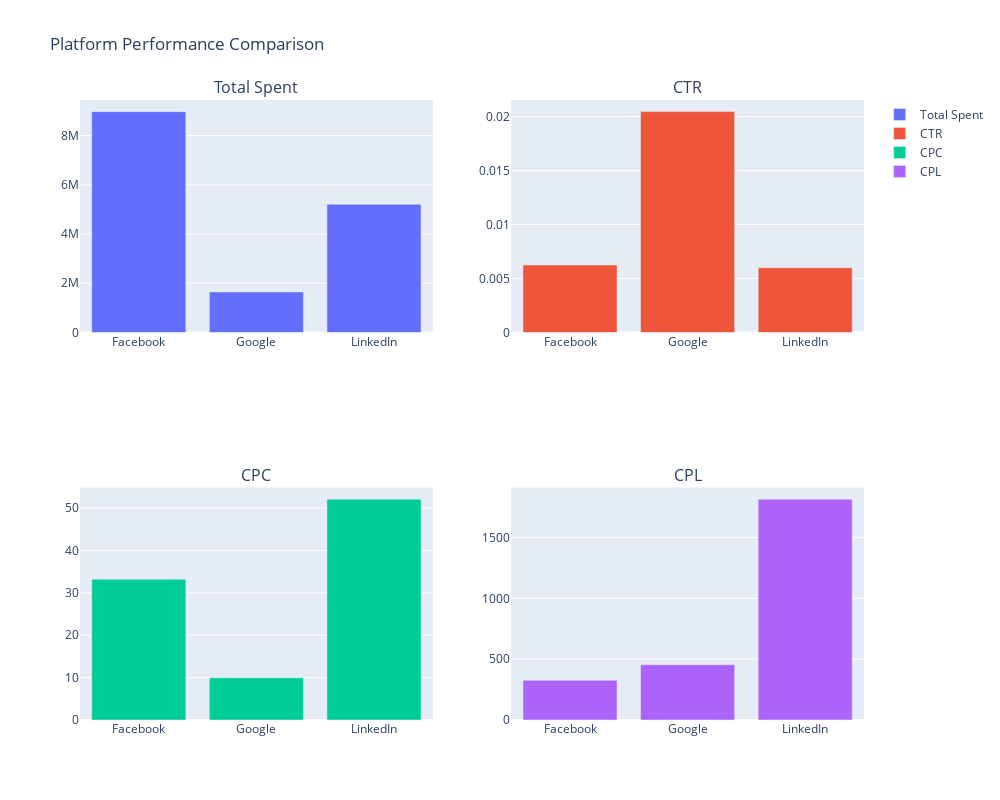
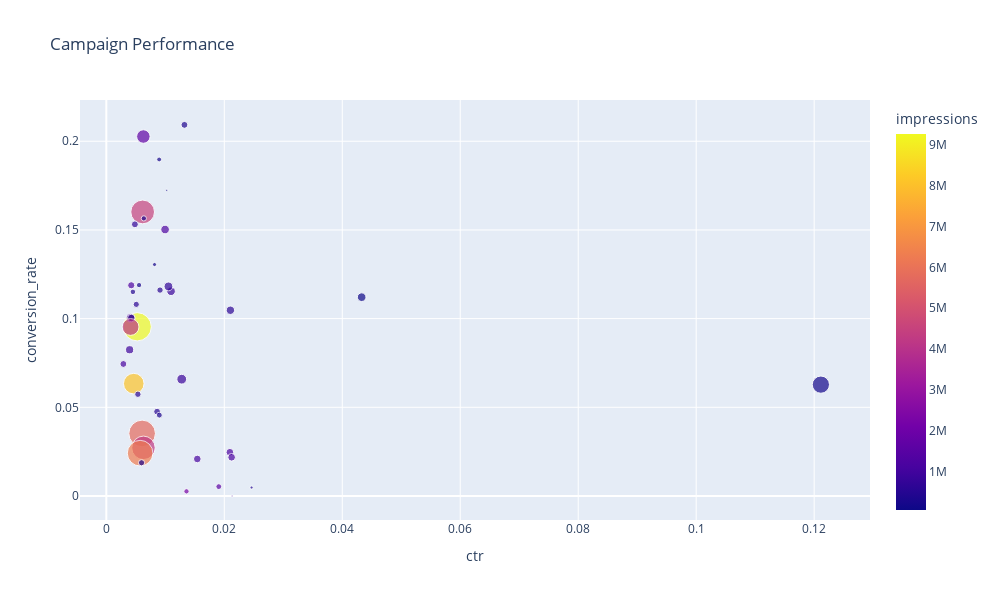
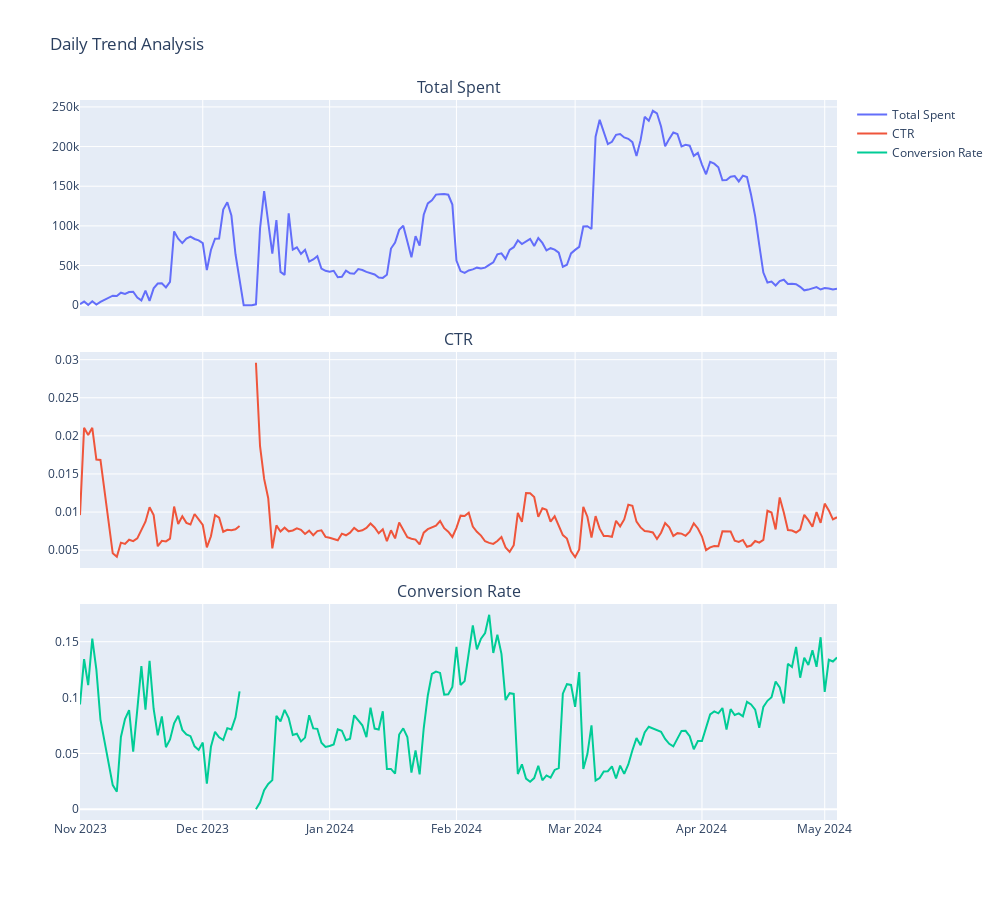

The cell these charts' notebook holds for them, in order:
### Code cell
import pandas as pd
import matplotlib.pyplot as plt
import seaborn as sns
import plotly.express as px
import plotly.graph_objects as go
from plotly.subplots import make_subplots

platform_metrics = df.groupby('platform').agg({
    'total_spent': 'sum',
    'impressions': 'sum',
    'clicks': 'sum',
    'leads': 'sum'
}).reset_index()

platform_metrics['cpc'] = platform_metrics['total_spent'] / platform_metrics['clicks']
platform_metrics['cpl'] = platform_metrics['total_spent'] / platform_metrics['leads']
platform_metrics['ctr'] = platform_metrics['clicks'] / platform_metrics['impressions']

fig = make_subplots(rows=2, cols=2, subplot_titles=('Total Spent', 'CTR', 'CPC', 'CPL'))

fig.add_trace(go.Bar(x=platform_metrics['platform'], y=platform_metrics['total_spent'], name='Total Spent'), row=1, col=1)
fig.add_trace(go.Bar(x=platform_metrics['platform'], y=platform_metrics['ctr'], name='CTR'), row=1, col=2)
fig.add_trace(go.Bar(x=platform_metrics['platform'], y=platform_metrics['cpc'], name='CPC'), row=2, col=1)
fig.add_trace(go.Bar(x=platform_metrics['platform'], y=platform_metrics['cpl'], name='CPL'), row=2, col=2)

fig.update_layout(height=800, width=1000, title_text="Platform Performance Comparison")
fig.write_html("platform_performance_comparison.html")
fig.show()

print("1. Platform Performance Comparison created.")

correlation_matrix = df[['total_spent', 'impressions', 'clicks', 'click_through_rate', 'leads']].corr()

plt.figure(figsize=(10, 8))
sns.heatmap(correlation_matrix, annot=True, cmap='coolwarm', vmin=-1, vmax=1)
plt.title('Correlation Heatmap')
plt.show()

print("2. Correlation Heatmap created.")

campaign_performance = df.groupby('campaign_name').agg({
    'total_spent': 'sum',
    'impressions': 'sum',
    'clicks': 'sum',
    'leads': 'sum'
}).reset_index()

campaign_performance['ctr'] = campaign_performance['clicks'] / campaign_performance['impressions']
campaign_performance['conversion_rate'] = campaign_performance['leads'] / campaign_performance['clicks']

fig = px.scatter(campaign_performance, x='ctr', y='conversion_rate', size='total_spent', 
                 color='impressions', hover_name='campaign_name',
                 title='Campaign Performance')

fig.update_layout(height=600, width=1000)
fig.write_html("campaign_performance_bubble_chart.html")
fig.show()

print("3. Campaign Performance Bubble Chart created.")

daily_metrics = df.groupby('dates').agg({
    'total_spent': 'sum',
    'impressions': 'sum',
    'clicks': 'sum',
    'leads': 'sum'
}).reset_index()

daily_metrics['ctr'] = daily_metrics['clicks'] / daily_metrics['impressions']
daily_metrics['conversion_rate'] = daily_metrics['leads'] / daily_metrics['clicks']

fig = make_subplots(rows=3, cols=1, shared_xaxes=True, vertical_spacing=0.05,
                    subplot_titles=('Total Spent', 'CTR', 'Conversion Rate'))

fig.add_trace(go.Scatter(x=daily_metrics['dates'], y=daily_metrics['total_spent'], mode='lines', name='Total Spent'), row=1, col=1)
fig.add_trace(go.Scatter(x=daily_metrics['dates'], y=daily_metrics['ctr'], mode='lines', name='CTR'), row=2, col=1)
fig.add_trace(go.Scatter(x=daily_metrics['dates'], y=daily_metrics['conversion_rate'], mode='lines', name='Conversion Rate'), row=3, col=1)

fig.update_layout(height=900, width=1000, title_text="Daily Trend Analysis")
fig.write_html("daily_trend_analysis.html")
fig.show()

print("4. Daily Trend Analysis created.")

### Figure 1 — Plotly figure (JSON) as saved in the notebook; plotly's stock layout.template omitted (floating-point values rounded to 4 significant figures)
{"data": [{"name": "Total Spent", "type": "bar", "x": ["Facebook", "Google", "LinkedIn"], "xaxis": "x", "y": [8971000.0, 1649000.0, 5205343], "yaxis": "y"}, {"name": "CTR", "type": "bar", "x": ["Facebook", "Google", "LinkedIn"], "xaxis": "x2", "y": [0.006254, 0.02046, 0.005999], "yaxis": "y2"}, {"name": "CPC", "type": "bar", "x": ["Facebook", "Google", "LinkedIn"], "xaxis": "x3", "y": [33.21, 9.956, 52.14], "yaxis": "y3"}, {"name": "CPL", "type": "bar", "x": ["Facebook", "Google", "LinkedIn"], "xaxis": "x4", "y": [325.8, 454.2, 1815.0], "yaxis": "y4"}], "layout": {"annotations": [{"font": {"size": 16}, "showarrow": false, "text": "Total Spent", "x": 0.225, "xanchor": "center", "xref": "paper", "y": 1, "yanchor": "bottom", "yref": "paper"}, {"font": {"size": 16}, "showarrow": false, "text": "CTR", "x": 0.775, "xanchor": "center", "xref": "paper", "y": 1, "yanchor": "bottom", "yref": "paper"}, {"font": {"size": 16}, "showarrow": false, "text": "CPC", "x": 0.225, "xanchor": "center", "xref": "paper", "y": 0.375, "yanchor": "bottom", "yref": "paper"}, {"font": {"size": 16}, "showarrow": false, "text": "CPL", "x": 0.775, "xanchor": "center", "xref": "paper", "y": 0.375, "yanchor": "bottom", "yref": "paper"}], "height": 800, "title": {"text": "Platform Performance Comparison"}, "width": 1000, "xaxis": {"anchor": "y", "domain": [0, 0.45]}, "xaxis2": {"anchor": "y2", "domain": [0.55, 1]}, "xaxis3": {"anchor": "y3", "domain": [0, 0.45]}, "xaxis4": {"anchor": "y4", "domain": [0.55, 1]}, "yaxis": {"anchor": "x", "domain": [0.625, 1]}, "yaxis2": {"anchor": "x2", "domain": [0.625, 1]}, "yaxis3": {"anchor": "x3", "domain": [0, 0.375]}, "yaxis4": {"anchor": "x4", "domain": [0, 0.375]}}}

### Figure 2 — Plotly figure (JSON) as saved in the notebook; plotly's stock layout.template omitted (floating-point values rounded to 4 significant figures)
{"data": [{"hovertemplate": "<b>%{hovertext}</b><br><br>ctr=%{x}<br>conversion_rate=%{y}<br>total_spent=%{marker.size}<br>impressions=%{marker.color}<extra></extra>", "hovertext": ["CBO - USP Masterclass Cold [ 15th Dec ] - Higher Intent - No Logic - India Â– new link", "CBO - USP Masterclass Cold [ 15th Dec ] - More Volume - No Logic - India Â– New Link", "CBO - USP Masterclass Cold [ 23rd Nov ] - Higher Intent - No Logic new-  India", "CBO - USP Masterclass Cold [ 23rd Nov ] - More volume - With Logic", "USP Masterclass Cold [ 14th Dec ] - Link Click Ad", "USP Masterclass Cold [ 23rd Nov ] - More volume - With Logic - India", "USP Masterclass Cold [ 31st Oct ] - Higher Intent - No Logic", "USP Masterclass Cold [ 31st Oct ] - More Volume - No Logic", "USP Masterclass Cold [ 31st Oct ] - More volume - With Logic", "USP Study Abroad_Generic_240224", "USP_2_Lead-gen-1_220124", "USP_2_Lead-gen-2_Top4-states_050424", "USP_COOP-Drexel_More_Volume_No Logic_India_240124", "USP_MS + Coop Campaign_240224", "USP_Marketing+MBA_New Leads Campaign_240224", "USP_Program_Higher Intent_No Logic_India_220124", "USP_Program_Higher Intent_No Logic_South-states_220124", "USP_Program_Lead-gen_2_Generic_140223", "USP_Program_Lead-gen_3_Co-op_140223", "USP_Program_Lead-gen_4_MAR&MBA_140223", "USP_Program_More-Volume_No Logic_India_220124", "USP_Program_More-Volume_No Logic_South-states_220124", "USP_Program_More-volume_With-Logic_India_220124", "USP_Program_More-volume_With-Logic_South-states_220124", "USP_Search_APTNTSKA_250124", "USP_Search_India-ex-APTNTSKA_250124", "USP_Video_ALL-India_Lead-Gen_Keywords_110324", "USP_Video_APTLTSKA_Lead-Gen_160224", "USP_Video_APTLTSKA_Lead-Gen_Custom-intent_050324", "USP_Video_APTLTSKA_Lead-Gen_Keywords_050324", "USP_Video_APTLTSKA_Lead-Gen_Websites_050324", "USP_Video_India_EX-APTLTSKA_Lead-Gen_160224", "USP_Video_More_Volume_No Logic_India_New Link", "USP_Webinar2_270324", "USP_Webinar_070324", "US_Pathway_2_Lead_gen_1_091123", "US_Pathway_2_Lead_gen_2_091123", "US_Pathway_2_Lead_gen_3_241123", "US_Pathway_2_Lead_gen_4_220324", "xCBO - USP Masterclass Cold [ 23rd Nov ] - More Volume - No Logic - India-  new link", "xCBO - USP Masterclass Cold [ 7th Dec ] - Higher Intent - No Logic -  new link India"], "legendgroup": "", "marker": {"color": [610938, 1302917, 862724, 868290, 871201, 527531, 713599, 536447, 326810, 9265548, 1668181, 960204, 395467, 4506382, 8106285, 596144, 948123, 452962, 330384, 261944, 746379, 1153190, 197711, 556972, 178830, 88614, 442455, 1546844, 1220168, 1088979, 1226818, 2302262, 1246514, 806006, 4125312, 5751255, 4225764, 6317435, 348534, 195004, 62852], "coloraxis": "coloraxis", "size": [186700.0, 136800.0, 196300.0, 254400.0, 10450.0, 122900.0, 205600.0, 109100.0, 92490.0, 2127000.0, 484800.0, 194400.0, 126700.0, 1501000.0, 1125000.0, 101900.0, 178000.0, 80830.0, 73730.0, 74700.0, 126900.0, 126600.0, 63190.0, 109100.0, 789600.0, 199400.0, 25870.0, 89980.0, 155900.0, 156300.0, 155600.0, 76060.0, 198400.0, 152800.0, 752700.0, 1884000.0, 1469000.0, 1749000.0, 103000.0, 44940.0, 13560.0], "sizemode": "area", "sizeref": 5317.0, "symbol": "circle"}, "mode": "markers", "name": "", "orientation": "v", "showlegend": false, "type": "scatter", "x": [0.02104, 0.004225, 0.01098, 0.01278, 0.02132, 0.00861, 0.01053, 0.009104, 0.008993, 0.005238, 0.006282, 0.004096, 0.01325, 0.006161, 0.004654, 0.005078, 0.003953, 0.004508, 0.006362, 0.005555, 0.004846, 0.002889, 0.008958, 0.005352, 0.1211, 0.04329, 0.02463, 0.01907, 0.02095, 0.01543, 0.02125, 0.01359, 0.009964, 0.004241, 0.00411, 0.006072, 0.006301, 0.00573, 0.005974, 0.008174, 0.01025], "xaxis": "x", "y": [0.1047, 0.1188, 0.1154, 0.06586, 0, 0.04756, 0.1181, 0.1161, 0.04559, 0.0954, 0.2027, 0.1004, 0.2092, 0.1601, 0.06335, 0.108, 0.08244, 0.1151, 0.1565, 0.1189, 0.1532, 0.07443, 0.1897, 0.05736, 0.06278, 0.1121, 0.004772, 0.005289, 0.02467, 0.02087, 0.02184, 0.00262, 0.1502, 0.1004, 0.0953, 0.03528, 0.02715, 0.02414, 0.01873, 0.1305, 0.1724], "yaxis": "y"}], "layout": {"coloraxis": {"colorbar": {"title": {"text": "impressions"}}, "colorscale": [[0, "#0d0887"], [0.1111, "#46039f"], [0.2222, "#7201a8"], [0.3333, "#9c179e"], [0.4444, "#bd3786"], [0.5556, "#d8576b"], [0.6667, "#ed7953"], [0.7778, "#fb9f3a"], [0.8889, "#fdca26"], [1, "#f0f921"]]}, "height": 600, "legend": {"itemsizing": "constant", "tracegroupgap": 0}, "title": {"text": "Campaign Performance"}, "width": 1000, "xaxis": {"anchor": "y", "domain": [0, 1], "title": {"text": "ctr"}}, "yaxis": {"anchor": "x", "domain": [0, 1], "title": {"text": "conversion_rate"}}}}

### Figure 3 — Plotly figure (JSON) as saved in the notebook; plotly's stock layout.template omitted (floating-point values rounded to 4 significant figures; data arrays with more than 128 entries replaced by an {"elided": "..."} marker saying what was removed)
{"data": [{"mode": "lines", "name": "Total Spent", "type": "scatter", "x": {"elided": "184 str values"}, "xaxis": "x", "y": {"elided": "184 float values"}, "yaxis": "y"}, {"mode": "lines", "name": "CTR", "type": "scatter", "x": {"elided": "184 str values"}, "xaxis": "x2", "y": {"elided": "184 float values"}, "yaxis": "y2"}, {"mode": "lines", "name": "Conversion Rate", "type": "scatter", "x": {"elided": "184 str values"}, "xaxis": "x3", "y": {"elided": "184 float values"}, "yaxis": "y3"}], "layout": {"annotations": [{"font": {"size": 16}, "showarrow": false, "text": "Total Spent", "x": 0.5, "xanchor": "center", "xref": "paper", "y": 1, "yanchor": "bottom", "yref": "paper"}, {"font": {"size": 16}, "showarrow": false, "text": "CTR", "x": 0.5, "xanchor": "center", "xref": "paper", "y": 0.65, "yanchor": "bottom", "yref": "paper"}, {"font": {"size": 16}, "showarrow": false, "text": "Conversion Rate", "x": 0.5, "xanchor": "center", "xref": "paper", "y": 0.3, "yanchor": "bottom", "yref": "paper"}], "height": 900, "title": {"text": "Daily Trend Analysis"}, "width": 1000, "xaxis": {"anchor": "y", "domain": [0, 1], "matches": "x3", "showticklabels": false}, "xaxis2": {"anchor": "y2", "domain": [0, 1], "matches": "x3", "showticklabels": false}, "xaxis3": {"anchor": "y3", "domain": [0, 1]}, "yaxis": {"anchor": "x", "domain": [0.7, 1]}, "yaxis2": {"anchor": "x2", "domain": [0.35, 0.65]}, "yaxis3": {"anchor": "x3", "domain": [0, 0.3]}}}
